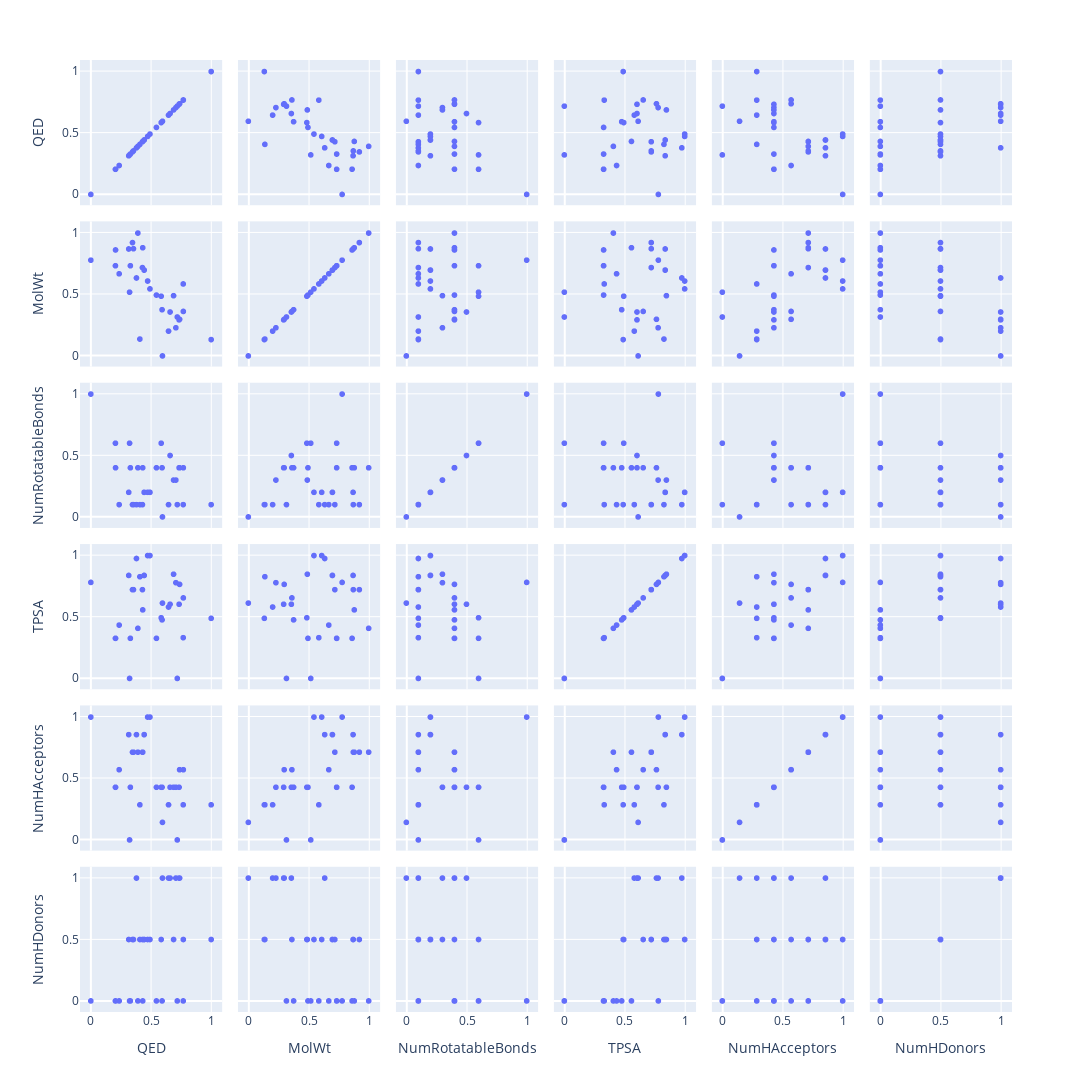

Notebook code cell kept with this figure:
### Code cell
fig = px.scatter_matrix(TAU.drop(TAU.columns[[6]], axis=1),
width=1200, height=1600)
fig.show()

### Figure 1 — Plotly figure (JSON) as saved in the notebook; plotly's stock layout.template omitted (floating-point values rounded to 4 significant figures)
{"data": [{"dimensions": [{"axis": {"matches": true}, "label": "QED", "values": [0.6456, 0.7377, 0.5953, 0.7068, 1.0, 0.5846, 0.4074, 0.7688, 0.7677, 0, 0.7336, 0.6585, 0.6876, 0.2354, 0.391, 0.2052, 0.3147, 0.5919, 0.4719, 0.4313, 0.7186, 0.3792, 0.4914, 0.5453, 0.3542, 0.2045, 0.3285, 0.4431, 0.4288, 0.3462, 0.3218, 0.4431]}, {"axis": {"matches": true}, "label": "MolWt", "values": [0.2018, 0.2979, 0, 0.2291, 0.133, 0.4861, 0.1373, 0.3621, 0.5858, 0.7795, 0.2934, 0.3576, 0.4903, 0.6685, 1, 0.8625, 0.8705, 0.376, 0.6097, 0.8805, 0.3168, 0.6345, 0.5455, 0.4955, 0.8726, 0.734, 0.734, 0.6987, 0.7189, 0.9225, 0.5187, 0.6987]}, {"axis": {"matches": true}, "label": "NumRotatableBonds", "values": [0.1, 0.4, 0, 0.3, 0.1, 0.6, 0.1, 0.4, 0.1, 1.0, 0.4, 0.5, 0.3, 0.1, 0.4, 0.4, 0.2, 0.4, 0.2, 0.4, 0.1, 0.1, 0.2, 0.4, 0.1, 0.6, 0.4, 0.2, 0.1, 0.1, 0.6, 0.2]}, {"axis": {"matches": true}, "label": "TPSA", "values": [0.5812, 0.7656, 0.6132, 0.7794, 0.4891, 0.4936, 0.828, 0.6553, 0.3315, 0.7816, 0.6039, 0.6039, 0.8483, 0.4341, 0.4077, 0.3263, 0.8383, 0.4767, 1.0, 0.558, 0, 0.9763, 1.0, 0.3263, 0.7225, 0.3263, 0.3263, 0.8383, 0.7225, 0.7225, 0, 0.8383]}, {"axis": {"matches": true}, "label": "NumHAcceptors", "values": [0.2857, 0.5714, 0.1429, 0.4286, 0.2857, 0.4286, 0.2857, 0.5714, 0.2857, 1, 0.4286, 0.4286, 0.4286, 0.5714, 0.7143, 0.4286, 0.8571, 0.4286, 1, 0.7143, 0, 0.8571, 1, 0.4286, 0.7143, 0.4286, 0.4286, 0.8571, 0.7143, 0.7143, 0, 0.8571]}, {"axis": {"matches": true}, "label": "NumHDonors", "values": [1, 1, 1, 1, 0.5, 0.5, 0.5, 0.5, 0, 0, 1, 1, 0.5, 0, 0, 0, 0.5, 0, 0.5, 0, 0, 1, 0.5, 0, 0.5, 0, 0, 0.5, 0.5, 0.5, 0, 0.5]}], "hovertemplate": "%{xaxis.title.text}=%{x}<br>%{yaxis.title.text}=%{y}<extra></extra>", "legendgroup": "", "marker": {"color": "#636efa", "symbol": "circle"}, "name": "", "showlegend": false, "type": "splom"}], "layout": {"dragmode": "select", "height": 1600, "legend": {"tracegroupgap": 0}, "margin": {"t": 60}, "width": 1200}}
